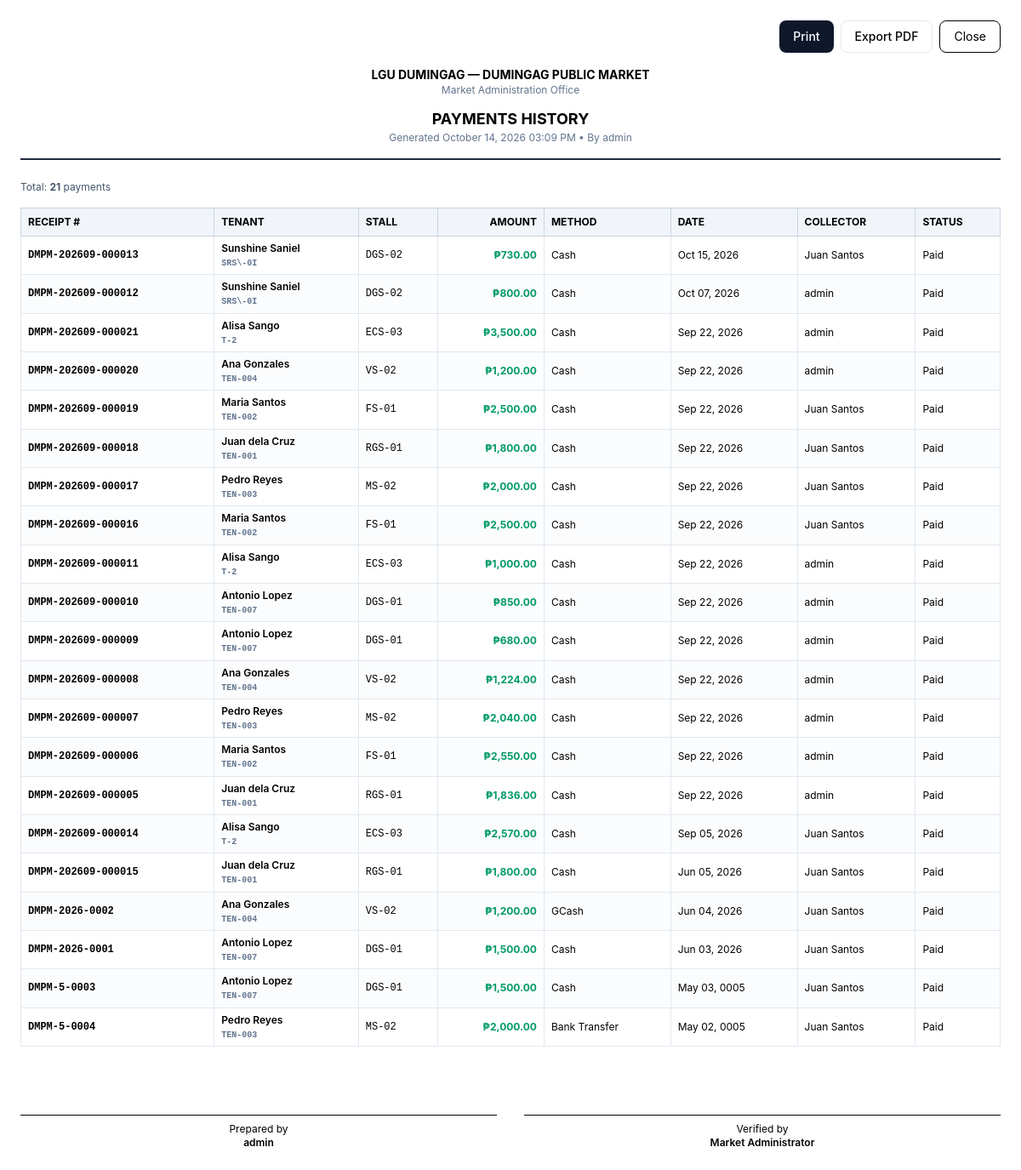
The app's page /payments/print/ (signed in) with its own data.
### core/models.py (models this page shows, shortened)
class SystemSetting(models.Model):
    PENALTY_TYPE_CHOICES = [
        ('fixed', 'Fixed'),
        ('percentage', 'Percentage'),
    ]
    municipality_name = models.CharField(max_length=200)
    market_name = models.CharField(max_length=200)
    office_name = models.CharField(max_length=200)
    receipt_prefix = models.CharField(max_length=20)
    default_due_day = models.PositiveIntegerField(default=5)
    penalty_type = models.CharField(max_length=20, choices=PENALTY_TYPE_CHOICES, default='percentage')
    penalty_value = models.DecimalField(max_digits=10, decimal_places=2, default=0)
    grace_period = models.PositiveIntegerField(default=5)
    logo = models.ImageField(upload_to='logos/', blank=True, null=True)
    theme_color = models.CharField(max_length=7, default='#003366')
    terms_and_conditions = models.TextField(
        default=DEFAULT_CONTRACT_TERMS,
        blank=True,
        help_text='One clause per line. Printed on every rental contract.',
    )
    class Meta:
        verbose_name = 'System Setting'
        verbose_name_plural = 'System Settings'

class Payment(models.Model):
    PAYMENT_METHOD_CHOICES = [
        ('Cash', 'Cash'),
        ('GCash', 'GCash'),
        ('Bank Transfer', 'Bank Transfer'),
        ('Check', 'Check'),
    ]
    STATUS_CHOICES = [
        ('Paid', 'Paid'),
        ('Partial', 'Partial'),
        ('Void', 'Void'),
        ('Cancelled', 'Cancelled'),
    ]
    receipt_number = models.CharField(max_length=50, unique=True)
    tenant = models.ForeignKey(Tenant, on_delete=models.CASCADE, related_name='payments')
    stall = models.ForeignKey(Stall, on_delete=models.CASCADE, related_name='payments')
    billing = models.ForeignKey(Billing, on_delete=models.CASCADE, related_name='payments')
    billing_month = models.PositiveIntegerField()
    billing_year = models.PositiveIntegerField()
    rental_amount = models.DecimalField(max_digits=10, decimal_places=2)
    penalty_amount = models.DecimalField(max_digits=10, decimal_places=2, default=0)
    discount = models.DecimalField(max_digits=10, decimal_places=2, default=0)
    total_amount_due = models.DecimalField(max_digits=10, decimal_places=2)
    amount_paid = models.DecimalField(max_digits=10, decimal_places=2)
    payment_date = models.DateField()
    payment_method = models.CharField(max_length=20, choices=PAYMENT_METHOD_CHOICES, default='Cash')
    official_receipt_no = models.CharField(max_length=50, blank=True)
    collected_by = models.ForeignKey(User, on_delete=models.SET_NULL, null=True, related_name='collected_payments')
    status = models.CharField(max_length=20, choices=STATUS_CHOICES, default='Paid')
    remarks = models.TextField(blank=True)
    created_at = models.DateTimeField(auto_now_add=True)
    updated_at = models.DateTimeField(auto_now=True)
    class Meta:
        ordering = ['-payment_date']

class Tenant(models.Model):
    STATUS_CHOICES = [
        ('Active', 'Active'),
        ('Inactive', 'Inactive'),
        ('Suspended', 'Suspended'),
        ('Terminated', 'Terminated'),
    ]
    tenant_id = models.CharField(max_length=20, unique=True)
    user = models.OneToOneField(User, on_delete=models.SET_NULL, null=True, blank=True, related_name='tenant')
    full_name = models.CharField(max_length=200)
    first_name = models.CharField(max_length=100, blank=True)
    middle_name = models.CharField(max_length=100, blank=True)
    last_name = models.CharField(max_length=100, blank=True)
    address = models.TextField()
    street = models.CharField(max_length=200, blank=True)
    barangay = models.CharField(max_length=100, blank=True)
    municipality = models.CharField(max_length=100, blank=True)
    province = models.CharField(max_length=100, blank=True)
    contact_number = models.CharField(max_length=20)
    email = models.EmailField(blank=True)
    valid_id_type = models.CharField(max_length=100, blank=True)
    valid_id_number = models.CharField(max_length=100, blank=True)
    valid_id_image = models.ImageField(upload_to='tenant_ids/', blank=True, null=True)
    business_name = models.CharField(max_length=200, blank=True)
    business_type = models.CharField(max_length=100, blank=True)
    emergency_contact_name = models.CharField(max_length=200, blank=True)
    emergency_contact_number = models.CharField(max_length=20, blank=True)
    status = models.CharField(max_length=20, choices=STATUS_CHOICES, default='Active')
    date_registered = models.DateField(auto_now_add=True)
    notes = models.TextField(blank=True)
    created_at = models.DateTimeField(auto_now_add=True)
    updated_at = models.DateTimeField(auto_now=True)
    class Meta:
        ordering = ['full_name']

class Stall(models.Model):
    STATUS_CHOICES = [
        ('Vacant', 'Vacant'),
        ('Occupied', 'Occupied'),
        ('Reserved', 'Reserved'),
        ('Maintenance', 'Maintenance'),
    ]
    stall_number = models.CharField(max_length=20, unique=True)
    section = models.ForeignKey(MarketSection, on_delete=models.CASCADE, related_name='stalls')
    stall_type = models.ForeignKey(StallType, on_delete=models.SET_NULL, null=True, related_name='stalls')
    size = models.DecimalField(max_digits=8, decimal_places=2, blank=True, null=True)
    monthly_rate = models.DecimalField(max_digits=10, decimal_places=2)
    status = models.CharField(max_length=20, choices=STATUS_CHOICES, default='Vacant')
    remarks = models.TextField(blank=True)
    created_at = models.DateTimeField(auto_now_add=True)
    updated_at = models.DateTimeField(auto_now=True)
    class Meta:
        ordering = ['stall_number']

### core/views/payments.py (the view, shortened to what this page needs)
# urls.py: path('payments/print/', payment_list_print, name='payment_list_print'),
@login_required
def payment_list_print(request):
    payments = Payment.objects.select_related('tenant', 'stall', 'collected_by').all().order_by('-payment_date', '-created_at')
    if get_user_role(request.user) == 'tenant':
        payments = payments.filter(tenant__user=request.user)
    date_from = request.GET.get('date_from')
    date_to = request.GET.get('date_to')
    tenant_filter = request.GET.get('tenant')
    stall_filter = request.GET.get('stall')
    collector_filter = request.GET.get('collector')
    status_filter = request.GET.get('status')
    payment_method = request.GET.get('payment_method')
    search_query = (request.GET.get('search') or '').strip()
    if date_from:
        payments = payments.filter(payment_date__gte=date_from)
    if date_to:
        payments = payments.filter(payment_date__lte=date_to)
    if tenant_filter:
        payments = payments.filter(tenant_id=tenant_filter)
    if stall_filter:
        payments = payments.filter(stall_id=stall_filter)
    if collector_filter:
        payments = payments.filter(collected_by_id=collector_filter)
    if status_filter:
        payments = payments.filter(status=status_filter)
    if payment_method:
        payments = payments.filter(payment_method=payment_method)
    from core.models import SystemSetting
    context = {
        'payments': payments,
        'date_from': date_from,
        'date_to': date_to,
        'tenant_filter': tenant_filter,
        'stall_filter': stall_filter,
        'collector_filter': collector_filter,
        'status_filter': status_filter,
        'payment_method': payment_method,
        'search_query': search_query,
        'system_settings': SystemSetting.objects.first(),
        'user': request.user,
        'now': __import__('django.utils.timezone', fromlist=['now']).now(),
    }
    return render(request, 'payments/print_list.html', context)

### core/context_processors.py (called while the page is built)
def system_settings(request):
    settings = SystemSetting.objects.first()
    return {'system_settings': settings}

def static_version(request):
    try:
        mtime = int((settings.BASE_DIR / "static" / "css" / "output.css").stat().st_mtime)
    except OSError:
        mtime = ""
    return {"STATIC_VERSION": mtime}

### core/permissions.py (called while the page is built)
def get_user_role(user):
    try:
        return user.profile.role
    except Exception:
        if user.is_superuser:
            return 'admin'
        return None

### templates/payments/print_list.html (shortened to what this page needs)
{% load static humanize %}<!DOCTYPE html>
<html lang="en">
<head>
  <link rel="stylesheet" href="{% static 'css/output.css' %}?v={{ STATIC_VERSION }}">
</head>
<body class="bg-white p-6 font-sans">
  <div class="max-w-6xl mx-auto">
    <div class="no-print mb-4 flex justify-end gap-2">
      <button onclick="window.print()" class="rounded-lg bg-slate-900 px-4 py-2 text-sm font-medium text-white">Print</button>
      <a href="{% url 'payment_list_export_pdf' %}?{{ request.GET.urlencode }}" class="rounded-lg border border-slate-200 bg-white px-4 py-2 text-sm font-medium">Export PDF</a>
      <button onclick="window.close()" class="rounded-lg border px-4 py-2 text-sm">Close</button>
    </div>
    <div class="text-center border-b-2 border-slate-800 pb-4 mb-6">
      <h1 class="text-sm font-bold uppercase">{{ system_settings.municipality_name|default:"Municipality" }} — {{ system_settings.market_name|default:"Public Market" }}</h1>
      <p class="text-xs text-slate-500">{{ system_settings.office_name|default:"" }}</p>
      <h2 class="mt-3 text-lg font-bold uppercase">Payments History</h2>
      <p class="text-xs text-slate-500">Generated {{ now|date:"F d, Y h:i A" }} • By {{ user.get_full_name|default:user.username }}</p>
    </div>
    <div class="mb-4 text-xs text-slate-600">Total: <strong>{{ payments.count }}</strong> payments {% if date_from or date_to %}• Period {{ date_from|default:"—" }} to {{ date_to|default:"—" }}{% endif %}</div>
    <table class="w-full border-collapse text-xs">
      <thead><tr class="bg-slate-100">
        <th class="border border-slate-300 px-2 py-2 text-left uppercase">Receipt #</th>
        <th class="border border-slate-300 px-2 py-2 text-left uppercase">Tenant</th>
        <th class="border border-slate-300 px-2 py-2 text-left uppercase">Stall</th>
        <th class="border border-slate-300 px-2 py-2 text-right uppercase">Amount</th>
        <th class="border border-slate-300 px-2 py-2 text-left uppercase">Method</th>
        <th class="border border-slate-300 px-2 py-2 text-left uppercase">Date</th>
        <th class="border border-slate-300 px-2 py-2 text-left uppercase">Collector</th>
        <th class="border border-slate-300 px-2 py-2 text-left uppercase">Status</th>
      </tr></thead>
      <tbody>
        {% for p in payments %}
        <tr class="even:bg-slate-50/50">
          <td class="border border-slate-200 px-2 py-1.5 font-mono font-bold">{{ p.receipt_number }}</td>
          <td class="border border-slate-200 px-2 py-1.5 font-semibold">{{ p.tenant.full_name }}<br><span class="font-mono text-[10px] text-slate-500">{{ p.tenant.tenant_id }}</span></td>
          <td class="border border-slate-200 px-2 py-1.5 font-mono">{{ p.stall.stall_number }}</td>
          <td class="border border-slate-200 px-2 py-1.5 text-right font-bold text-emerald-600">₱{{ p.amount_paid|floatformat:2|intcomma }}</td>
          <td class="border border-slate-200 px-2 py-1.5">{{ p.payment_method }}</td>
          <td class="border border-slate-200 px-2 py-1.5">{{ p.payment_date|date:"M d, Y" }}</td>
          <td class="border border-slate-200 px-2 py-1.5">{{ p.collected_by.get_full_name|default:p.collected_by.username|default:"—" }}</td>
          <td class="border border-slate-200 px-2 py-1.5">{{ p.status }}</td>
        </tr>
        {% empty %}<tr><td colspan="8" class="border text-center py-4 text-slate-400">No payments found</td></tr>{% endfor %}
      </tbody>
    </table>
    <div class="mt-8 grid grid-cols-2 gap-8 text-center text-xs"><div class="border-t pt-2 mt-12">Prepared by<br><span class="font-semibold">{{ user.get_full_name|default:user.username }}</span></div><div class="border-t pt-2 mt-12">Verified by<br><span class="font-semibold">Market Administrator</span></div></div>
  </div>
</body>
</html>

### records on screen
SystemSetting: municipality_name "LGU DUMINGAG", market_name "DUMINGAG PUBLIC MARKET", office_name "Market Administration Office"
Payment: receipt_number "DMPM-202609-000013", tenant.full_name "Sunshine Saniel", tenant.tenant_id "SRS\\-0I", stall.stall_number "DGS-02", amount_paid "730.00", payment_method "Cash", payment_date "Oct 15, 2026", collected_by.get_full_name "Juan Santos", status "Paid"
Payment: receipt_number "DMPM-202609-000012", tenant.full_name "Sunshine Saniel", tenant.tenant_id "SRS\\-0I", stall.stall_number "DGS-02", amount_paid "800.00", payment_method "Cash", payment_date "Oct 07, 2026", collected_by.get_full_name "admin", status "Paid"
Payment: receipt_number "DMPM-202609-000021", tenant.full_name "Alisa Sango", tenant.tenant_id "T-2", stall.stall_number "ECS-03", amount_paid "3,500.00", payment_method "Cash", payment_date "Sep 22, 2026", collected_by.get_full_name "admin", status "Paid"
Payment: receipt_number "DMPM-202609-000020", tenant.full_name "Ana Gonzales", tenant.tenant_id "TEN-004", stall.stall_number "VS-02", amount_paid "1,200.00", payment_method "Cash", payment_date "Sep 22, 2026", collected_by.get_full_name "admin", status "Paid"
Payment: receipt_number "DMPM-202609-000019", tenant.full_name "Maria Santos", tenant.tenant_id "TEN-002", stall.stall_number "FS-01", amount_paid "2,500.00", payment_method "Cash", payment_date "Sep 22, 2026", collected_by.get_full_name "Juan Santos", status "Paid"
Payment: receipt_number "DMPM-202609-000018", tenant.full_name "Juan dela Cruz", tenant.tenant_id "TEN-001", stall.stall_number "RGS-01", amount_paid "1,800.00", payment_method "Cash", payment_date "Sep 22, 2026", collected_by.get_full_name "Juan Santos", status "Paid"
Payment: receipt_number "DMPM-202609-000017", tenant.full_name "Pedro Reyes", tenant.tenant_id "TEN-003", stall.stall_number "MS-02", amount_paid "2,000.00", payment_method "Cash", payment_date "Sep 22, 2026", collected_by.get_full_name "Juan Santos", status "Paid"
Payment: receipt_number "DMPM-202609-000016", tenant.full_name "Maria Santos", tenant.tenant_id "TEN-002", stall.stall_number "FS-01", amount_paid "2,500.00", payment_method "Cash", payment_date "Sep 22, 2026", collected_by.get_full_name "Juan Santos", status "Paid"
Payment: receipt_number "DMPM-202609-000011", tenant.full_name "Alisa Sango", tenant.tenant_id "T-2", stall.stall_number "ECS-03", amount_paid "1,000.00", payment_method "Cash", payment_date "Sep 22, 2026", collected_by.get_full_name "admin", status "Paid"
Payment: receipt_number "DMPM-202609-000010", tenant.full_name "Antonio Lopez", tenant.tenant_id "TEN-007", stall.stall_number "DGS-01", amount_paid "850.00", payment_method "Cash", payment_date "Sep 22, 2026", collected_by.get_full_name "admin", status "Paid"
Payment: receipt_number "DMPM-202609-000009", tenant.full_name "Antonio Lopez", tenant.tenant_id "TEN-007", stall.stall_number "DGS-01", amount_paid "680.00", payment_method "Cash", payment_date "Sep 22, 2026", collected_by.get_full_name "admin", status "Paid"
Payment: receipt_number "DMPM-202609-000008", tenant.full_name "Ana Gonzales", tenant.tenant_id "TEN-004", stall.stall_number "VS-02", amount_paid "1,224.00", payment_method "Cash", payment_date "Sep 22, 2026", collected_by.get_full_name "admin", status "Paid"
Payment: receipt_number "DMPM-202609-000007", tenant.full_name "Pedro Reyes", tenant.tenant_id "TEN-003", stall.stall_number "MS-02", amount_paid "2,040.00", payment_method "Cash", payment_date "Sep 22, 2026", collected_by.get_full_name "admin", status "Paid"
Payment: receipt_number "DMPM-202609-000006", tenant.full_name "Maria Santos", tenant.tenant_id "TEN-002", stall.stall_number "FS-01", amount_paid "2,550.00", payment_method "Cash", payment_date "Sep 22, 2026", collected_by.get_full_name "admin", status "Paid"
Payment: receipt_number "DMPM-202609-000005", tenant.full_name "Juan dela Cruz", tenant.tenant_id "TEN-001", stall.stall_number "RGS-01", amount_paid "1,836.00", payment_method "Cash", payment_date "Sep 22, 2026", collected_by.get_full_name "admin", status "Paid"
Payment: receipt_number "DMPM-202609-000014", tenant.full_name "Alisa Sango", tenant.tenant_id "T-2", stall.stall_number "ECS-03", amount_paid "2,570.00", payment_method "Cash", payment_date "Sep 05, 2026", collected_by.get_full_name "Juan Santos", status "Paid"
Payment: receipt_number "DMPM-202609-000015", tenant.full_name "Juan dela Cruz", tenant.tenant_id "TEN-001", stall.stall_number "RGS-01", amount_paid "1,800.00", payment_method "Cash", payment_date "Jun 05, 2026", collected_by.get_full_name "Juan Santos", status "Paid"
Payment: receipt_number "DMPM-2026-0002", tenant.full_name "Ana Gonzales", tenant.tenant_id "TEN-004", stall.stall_number "VS-02", amount_paid "1,200.00", payment_method "GCash", payment_date "Jun 04, 2026", collected_by.get_full_name "Juan Santos", status "Paid"
Payment: receipt_number "DMPM-2026-0001", tenant.full_name "Antonio Lopez", tenant.tenant_id "TEN-007", stall.stall_number "DGS-01", amount_paid "1,500.00", payment_method "Cash", payment_date "Jun 03, 2026", collected_by.get_full_name "Juan Santos", status "Paid"
Payment: receipt_number "DMPM-5-0003", tenant.full_name "Antonio Lopez", tenant.tenant_id "TEN-007", stall.stall_number "DGS-01", amount_paid "1,500.00", payment_method "Cash", payment_date "May 03, 0005", collected_by.get_full_name "Juan Santos", status "Paid"
Payment: receipt_number "DMPM-5-0004", tenant.full_name "Pedro Reyes", tenant.tenant_id "TEN-003", stall.stall_number "MS-02", amount_paid "2,000.00", payment_method "Bank Transfer", payment_date "May 02, 0005", collected_by.get_full_name "Juan Santos", status "Paid"

### other values on screen
{{ now|date:"F d, Y h:i A" }} "October 14, 2026 03:09 PM"
{{ user.get_full_name|default:user.username }} "admin"
{{ payments.count }} "21"
